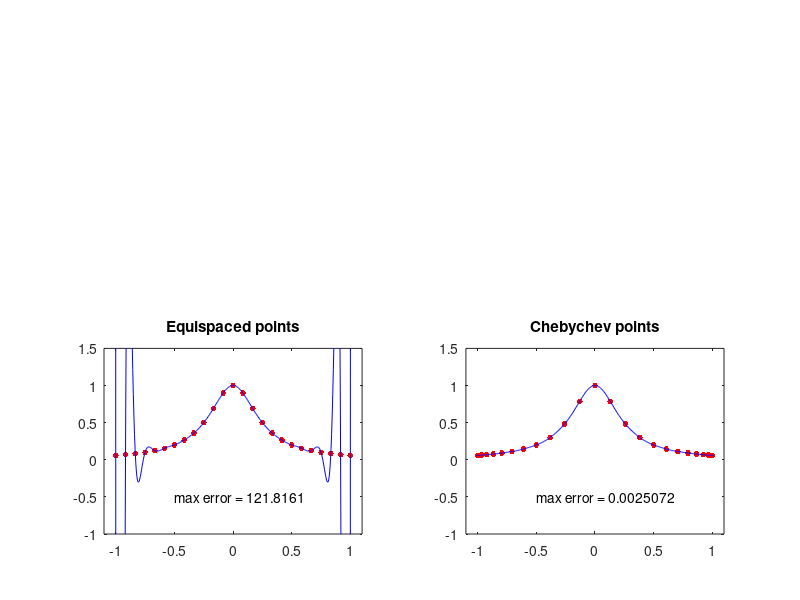

Here is the MATLAB script that generated this plot:

%polynomial interpolation in equispaced and Chebychev points
%Degree N interpolation of u(x) = 1/(1+16*x^2) in N+1 equispaced and
%Chebychev points for N=12 and N=14. With increasing N, the erroer increase
%exponentially in the equispaced case - the Runge phenomenon - whereas in
%the Chebychev case they decrease exponentially. 


%number of grid points
%N=12; 
N=24;

%test both methods
for i = 3:4
    %equispaced points
    if i==3, s='Equispaced points'; x=-1+2*(0:N)/N;end
    %Chebychev points
    if i==4, s='Chebychev points'; x=cos(pi*(0:N)/N); end
   
    %define function
    u=1./(1+16*x.^2);
    
    %Polynomial curve fitting/interpolaton
    %use polyfit to fit a Nth-degree polynomial
    p=polyfit(x,u,N);  
    
    %define the space domain
    xx = -1.01:0.005:1.01;

    %evaluation of interpolant
    %evaluates the polynomial p at each point in xx
    pp=polyval(p,xx); 
     
    %plotting
    subplot(2,2,i)
    %plot the grid points of the fucntion u
    plot(x,u,'r.','markersize',13)
    hold on
    %plot the polynomial approximation
    plot(xx,pp,'b')
    axis([-1.1 1.1 -1 1.5]), title(s)
    
    %calculate error
    %define the function on each point of the space domain
    uu=1./(1+16*xx.^2);
    error = norm(uu-pp,inf);
    text(-0.5, -0.5, ['max error = ' num2str(error)])
    
end



